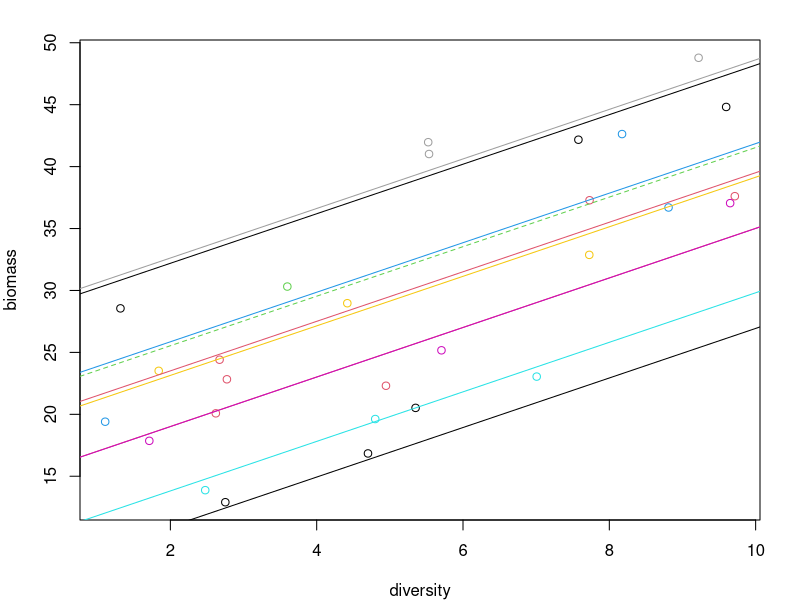
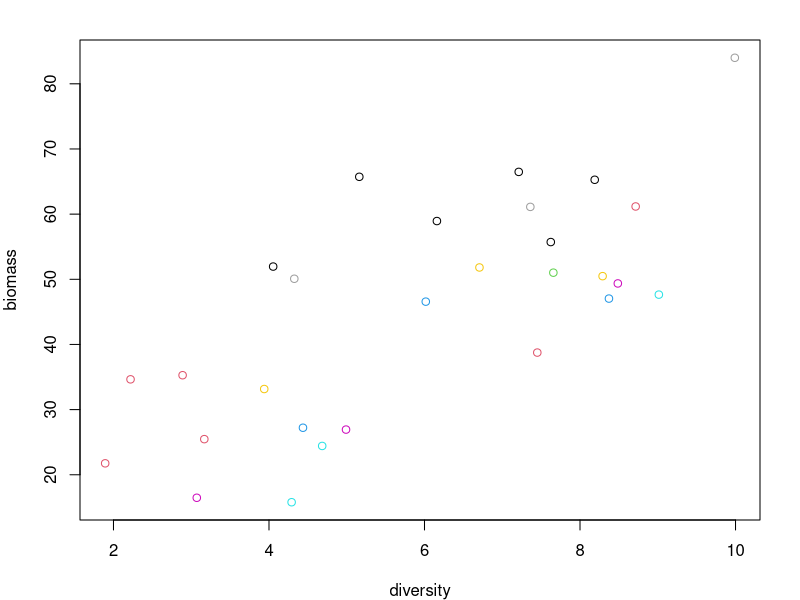

Write R code to recreate these figures, in order.
## ---- chunk 1
knitr::opts_chunk$set(echo = TRUE)
## ---- chunk 2
require(nlme) # load package

# make data for example analysis 1
set.seed(231011)
n_blocks = 10

intercepts = rnorm(n_blocks, 20, 8)
slopes = 2
error = 2
bdat = data.frame(plot = 1:3,
                  block = rep(1:n_blocks, each = 3),
                  diversity = runif(n_blocks*3, 1, 10),
                  biomass = NA)
bdat$biomass=intercepts[bdat$block] + slopes*bdat$diversity + rnorm(nrow(bdat), 0, error)
bdat=bdat[bdat$block!=3 | bdat$plot==bdat$block,]

write.csv(bdat, "dataset_1.csv", row.names = FALSE)

# plot
par(mar=c(4,4,2,2))
plot(biomass~diversity, col = block, data = bdat)
for(i in 1:n_blocks) {
  if(i==3) {
    abline(intercepts[i], slopes, col = i, lty=2)
  } else {
    abline(intercepts[i], slopes, col = i)
  }
}


# analyse
require(nlme)
mod = lme(biomass~diversity, random = ~1|block, data = bdat)
summary(mod)

fixef(mod)
ranef(mod)

VarCorr(mod)
## ---- chunk 3
bdat = read.csv("dataset_2.csv") # load data

# plot
par(mar=c(4,4,2,2))
plot(biomass~diversity, col = block, data = bdat)
